Frame 1 (no input): blank canvas, image omitted
Frame 60 (the mouse pressed at the canvas centre just before this capture): blank canvas, image omitted
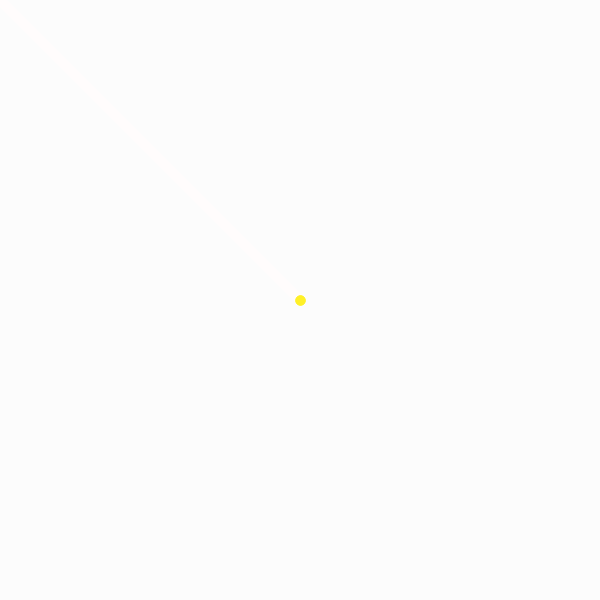
Frame 120 (the mouse held since frame 60 and released just before this capture)

The Processing sketch whose frames 1 and 60 were blank and that drew this single picture after the mouse press (run headless with seeded random() and noise(); from frame 60 on, the mouse is pressed at the canvas centre):

// Processing sketch: 3_4_line_connect
// ── 3_4_line_connect.pde
void setup(){
  size(600,600);
  background(200);
}

void draw(){
  blendMode(BLEND);
  
  strokeWeight(10);
  stroke(255,237,0);
  line(pmouseX,pmouseY, mouseX, mouseY);

  noStroke();
  fill(255, 40);
  rect(0,0, width, height);
}
